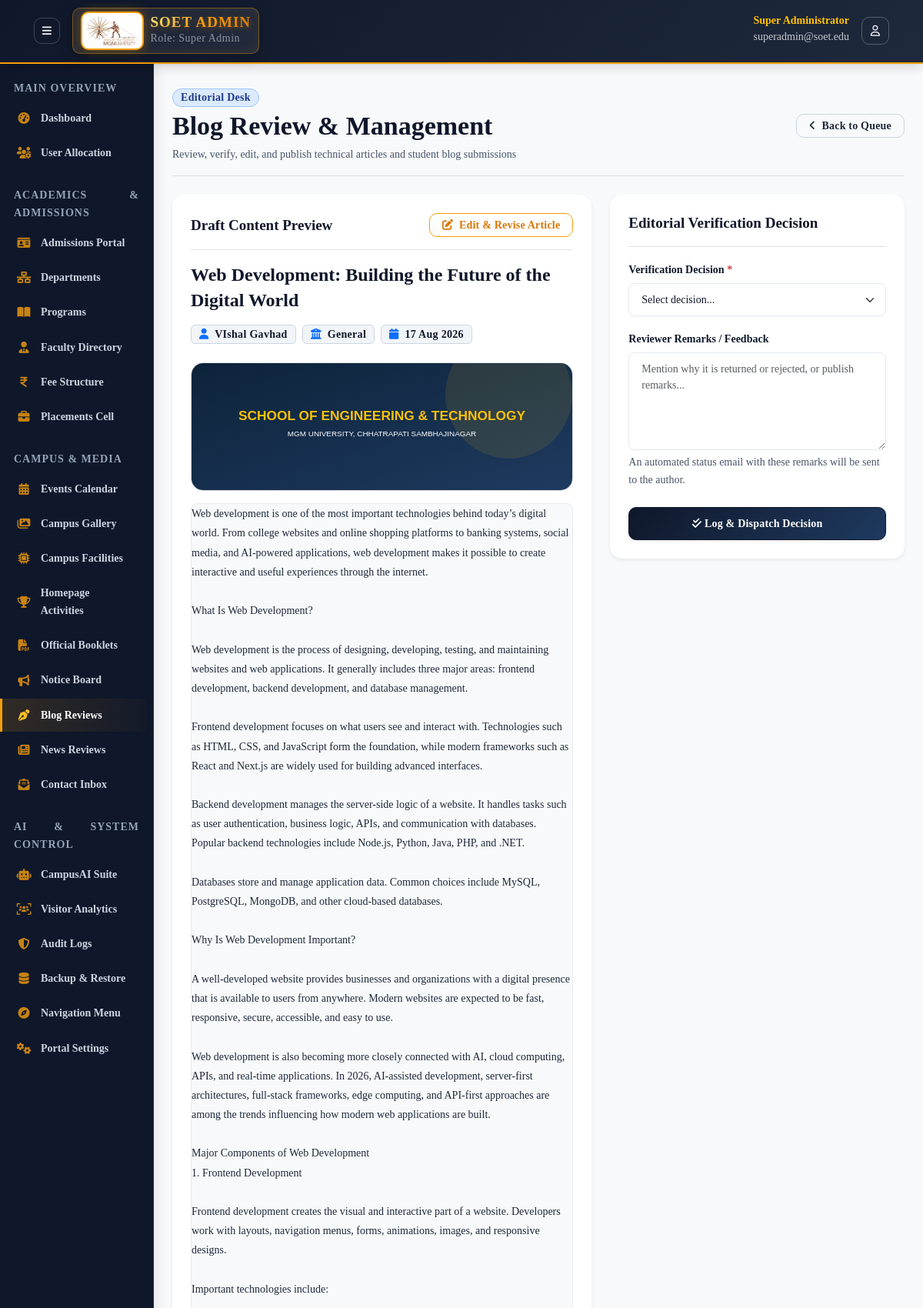
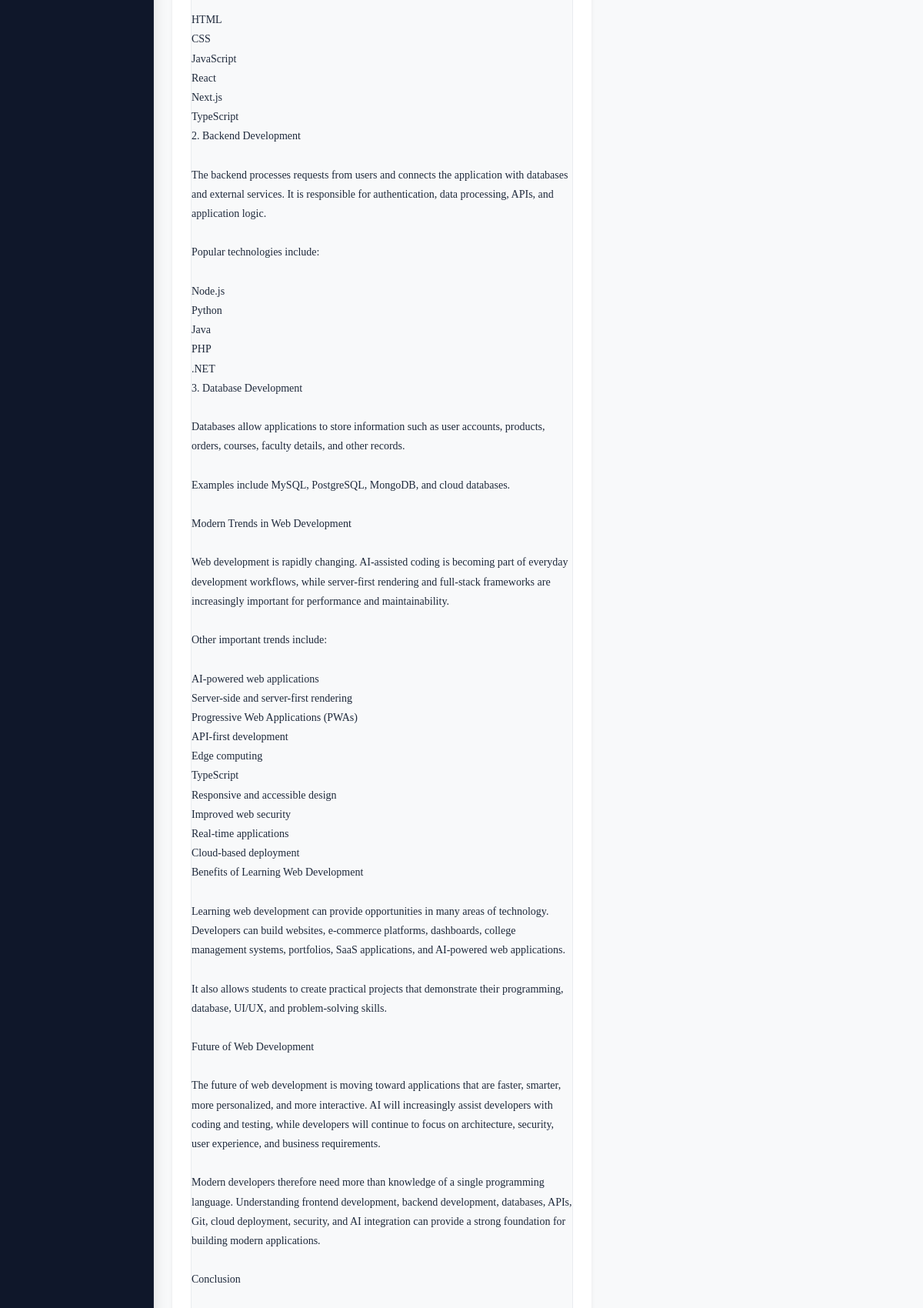
The app's page /admin/modules/blogs.php?action=review&id=3 (signed in, upper part) with its own data (2 pictures, top to bottom).
### tables this page shows
CREATE TABLE `blogs` (
  `id` int(11) NOT NULL AUTO_INCREMENT,
  `title` varchar(200) NOT NULL,
  `slug` varchar(200) NOT NULL,
  `content` text NOT NULL,
  `author_id` int(11) NOT NULL,
  `author_name` varchar(255) DEFAULT NULL,
  `author_email` varchar(255) DEFAULT NULL,
  `department_id` int(11) DEFAULT NULL,
  `image_path` varchar(255) DEFAULT NULL,
  `status` enum('draft','submitted','under_review','published','returned','rejected') DEFAULT 'draft',
  `reviewer_id` int(11) DEFAULT NULL,
  `review_remarks` text DEFAULT NULL,
  `published_at` datetime DEFAULT NULL,
  `created_at` timestamp NOT NULL DEFAULT current_timestamp(),
  `updated_at` timestamp NOT NULL DEFAULT current_timestamp() ON UPDATE current_timestamp(),
  PRIMARY KEY (`id`),
  UNIQUE KEY `slug` (`slug`),
  KEY `author_id` (`author_id`),
  KEY `department_id` (`department_id`),
  KEY `reviewer_id` (`reviewer_id`),
  KEY `idx_status_published` (`status`,`published_at`),
  CONSTRAINT `blogs_ibfk_1` FOREIGN KEY (`author_id`) REFERENCES `users` (`id`) ON DELETE CASCADE,
  CONSTRAINT `blogs_ibfk_2` FOREIGN KEY (`department_id`) REFERENCES `departments` (`id`) ON DELETE SET NULL,
  CONSTRAINT `blogs_ibfk_3` FOREIGN KEY (`reviewer_id`) REFERENCES `users` (`id`) ON DELETE SET NULL
);

### admin/modules/blogs.php (the view, shortened to what the rows shown need)
<?php
include_once __DIR__ . '/../includes/header.php';
$db = Database::getInstance();
$action = isset($_GET['action']) ? $_GET['action'] : 'list';
$blog = null;
if (in_array($action, ['review', 'edit']) && isset($_GET['id'])) {
    $blog = $db->fetchOne(
        "SELECT b.*, u.full_name as user_author_name, d.name as department_name
         FROM blogs b JOIN users u ON b.author_id = u.id
         LEFT JOIN departments d ON b.department_id = d.id
         WHERE b.id = ?",
        [(int)$_GET['id']]
    );
}
$query = "SELECT b.*, u.full_name as user_full_name, d.name as department_name, r.full_name as reviewer_name
          FROM blogs b
          JOIN users u ON b.author_id = u.id
          LEFT JOIN departments d ON b.department_id = d.id
          LEFT JOIN users r ON b.reviewer_id = r.id";
$params = [];
$query .= " ORDER BY b.created_at DESC";
$blogs = $db->fetchAll($query, $params);
?>
<div class="d-flex justify-content-between align-items-center pt-2 pb-3 mb-4 border-bottom flex-wrap gap-2">
    <div>
        <h2 class="font-display fw-extrabold text-dark mb-1">Blog Review &amp; Management</h2>
    </div>
</div>
<?php if ($action === 'list'): ?>
    <div class="card border-0 shadow-sm rounded-4 bg-white overflow-hidden mb-4">
        <div class="card-header bg-white py-3 px-4 d-flex justify-content-between align-items-center flex-wrap gap-3 border-bottom">
            <div class="d-flex align-items-center gap-2">
                <div class="stat-icon-sm bg-primary-subtle text-primary rounded-3 d-inline-flex align-items-center justify-content-center" style="width: 32px; height: 32px;">
                    <i class="fa-solid fa-pen-nib"></i>
                </div>
                <h5 class="fw-bold mb-0 text-dark">Blog Submissions Queue</h5>
            </div>
            <div class="input-group input-group-sm" style="max-width: 280px;">
                <span class="input-group-text bg-light border-end-0 rounded-start-pill text-muted ps-3"><i class="fa-solid fa-magnifying-glass"></i></span>
                <input type="text" id="blogFilterInput" class="form-control bg-light border-start-0 rounded-end-pill pe-3" placeholder="Search blog title, author...">
            </div>
        </div>
        <div class="card-body p-0">
            <div class="table-responsive">
                <table class="table table-hover align-middle mb-0" id="blogsTable">
                    <thead class="table-light">
                        <tr>
                            <th class="ps-4">Blog Article</th>
                            <th>Author</th>
                            <th>Department</th>
                            <th>Submitted</th>
                            <th>Reviewer</th>
                            <th class="text-center">Status</th>
                            <th class="text-end pe-4">Actions</th>
                        </tr>
                    </thead>
                    <tbody>
                        <?php if (empty($blogs)): ?>
                            <tr>
                                <td colspan="7" class="text-center text-muted py-5">
                                    <i class="fa-regular fa-newspaper display-6 text-secondary opacity-40 mb-3 d-block"></i>
                                    No blog articles logged in the review queue.
                                </td>
                            </tr>
                        <?php else: ?>
                            <?php foreach ($blogs as $b):
                                $authorDisplayName = $b['author_name'] ?: $b['user_full_name'];
                            ?>
                                <tr>
                                    <td class="ps-4">
                                        <div class="fw-bold text-dark text-truncate" style="max-width: 260px;"><?php echo htmlspecialchars($b['title']); ?></div>
                                        <?php if (!empty($b['image_path'])): ?>
                                            <span class="badge bg-light text-muted border" style="font-size: 14px;"><i class="fa-solid fa-image me-1"></i> Has Cover</span>
                                        <?php endif; ?>
                                    </td>
                                    <td>
                                        <div class="text-dark fw-medium small"><?php echo htmlspecialchars($authorDisplayName); ?></div>
                                        <?php if (!empty($b['author_email'])): ?>
                                            <div class="text-muted font-monospace" style="font-size: 14px;"><?php echo htmlspecialchars($b['author_email']); ?></div>
                                        <?php endif; ?>
                                    </td>
                                    <td><span class="badge bg-light text-secondary border rounded-pill px-2.5 py-1 font-semibold"><?php echo htmlspecialchars($b['department_name'] ?: 'General'); ?></span></td>
                                    <td class="text-muted small"><?php echo formatDate($b['created_at']); ?></td>
                                    <td><small class="text-muted"><?php echo htmlspecialchars($b['reviewer_name'] ?: '—'); ?></small></td>
                                    <td class="text-center"><?php echo statusBadge($b['status']); ?></td>
                                    <td class="text-end pe-4">
                                        <div class="btn-group btn-group-sm">
                                            <?php if (Auth::hasPermission('approve_blogs')): ?>
                                                <a href="blogs.php?action=review&id=<?php echo $b['id']; ?>" class="btn btn-primary rounded-start-pill px-2.5" title="Review Submission">
                                                    <i class="fa-solid fa-file-signature me-1"></i> Review
                                                </a>
                                            <?php endif; ?>
                                            <?php if (Auth::hasPermission('approve_blogs') || $b['author_id'] == Session::get('user_id')): ?>
                                                <a href="blogs.php?action=edit&id=<?php echo $b['id']; ?>" class="btn btn-outline-warning <?php echo !Auth::hasPermission('approve_blogs') ? 'rounded-start-pill' : ''; ?> px-2.5" title="Edit Article Content">
                                                    <i class="fa-solid fa-pen-to-square"></i>
                                                </a>
                                            <?php endif; ?>
                                            <?php if (Auth::hasPermission('approve_blogs') || Auth::hasRole('Super Admin')): ?>
                                                <a href="blogs.php?action=delete&id=<?php echo $b['id']; ?>" class="btn btn-outline-danger rounded-end-pill px-2.5" title="Delete Blog" onclick="return confirm('Are you sure you want to delete this blog article?');">
                                                    <i class="fa-solid fa-trash"></i>
                                                </a>
                                            <?php endif; ?>
                                        </div>
                                    </td>
                                </tr>
                            <?php endforeach; ?>
                        <?php endif; ?>
                    </tbody>
                </table>
            </div>
        </div>
    </div>
    <script>
    document.addEventListener('DOMContentLoaded', function() {
        const filterInput = document.getElementById('blogFilterInput');
        const table = document.getElementById('blogsTable');
        if (filterInput && table) {
            filterInput.addEventListener('input', function() {
                const q = this.value.toLowerCase().trim();
                table.querySelectorAll('tbody tr').forEach(row => {
                    const text = row.innerText.toLowerCase();
                    row.style.display = (!q || text.includes(q)) ? '' : 'none';
                });
            });
        }
    });
    </script>
<?php elseif ($action === 'review' && $blog): ?>
    <div class="row g-4">
        <div class="col-lg-7">
            <div class="card border-0 shadow-sm rounded-4 p-4 mb-4 bg-white">
                <div class="d-flex justify-content-between align-items-center border-bottom pb-3 mb-3">
                    <h5 class="fw-bold text-dark mb-0">Draft Content Preview</h5>
                    <a href="blogs.php?action=edit&id=<?php echo $blog['id']; ?>" class="btn btn-sm btn-outline-warning rounded-pill px-3 font-semibold">
                        <i class="fa-solid fa-pen-to-square me-1"></i> Edit &amp; Revise Article
                    </a>
                </div>
                <h4 class="font-display fw-bold mb-3 text-dark"><?php echo htmlspecialchars($blog['title']); ?></h4>
                <div class="d-flex flex-wrap gap-2 small text-muted mb-4">
                    <span class="badge bg-light text-dark border"><i class="fa-solid fa-user me-1 text-primary"></i> <?php echo htmlspecialchars($blog['author_name'] ?: $blog['user_author_name']); ?></span>
                    <span class="badge bg-light text-dark border"><i class="fa-solid fa-building-columns me-1 text-primary"></i> <?php echo htmlspecialchars($blog['department_name'] ?: 'General'); ?></span>
                    <span class="badge bg-light text-dark border"><i class="fa-solid fa-calendar me-1 text-primary"></i> <?php echo formatDate($blog['created_at']); ?></span>
                </div>
                <?php if ($blog['image_path']): ?>
                    <img src="<?php echo uploadUrl('blogs', $blog['image_path']); ?>" alt="Cover" class="img-fluid rounded-4 mb-3 shadow-xs border" style="max-height: 280px; width: 100%; object-fit: cover;">
                <?php endif; ?>
                <div class="bg-light p-3.5 rounded-3 small text-secondary border border-light-subtle" style="line-height: 1.8; min-height: 200px;">
                    <?php echo nl2br(htmlspecialchars($blog['content'])); ?>
                </div>
            </div>
        </div>
        <div class="col-lg-5">
            <div class="card border-0 shadow-sm rounded-4 p-4 mb-4 bg-white">
                <h5 class="fw-bold text-dark mb-3 border-bottom pb-3">Editorial Verification Decision</h5>
                <form method="POST" action="blogs.php">
                    <div class="mb-3">
                        <label class="form-label font-semibold text-dark">Verification Decision <span class="text-danger">*</span></label>
                        <select name="decision" class="form-select rounded-3" required>
                            <option value="">Select decision...</option>
                        </select>
                    </div>
                    <div class="mb-4">
                        <label class="form-label font-semibold text-dark">Reviewer Remarks / Feedback</label>
                        <textarea name="reviewer_remarks" class="form-control rounded-3" rows="5" placeholder="Mention why it is returned or rejected, or publish remarks..."><?php echo htmlspecialchars($blog['review_remarks'] ?? ''); ?></textarea>
                        <div class="form-text text-muted small mt-1">An automated status email with these remarks will be sent to the author.</div>
                    </div>
                    <button type="submit" name="submit_review_decision" class="btn btn-primary rounded-pill w-100 py-2.5 fw-bold shadow-sm hover-lift">
                        <i class="fa-solid fa-check-double me-1.5"></i> Log &amp; Dispatch Decision
                    </button>
                </form>
            </div>
        </div>
    </div>
<?php endif; ?>
<?php include_once __DIR__ . '/../includes/footer.php'; ?>

### records on screen
blogs: title "Web Development: Building the Future of the Digital World", author_name "VIshal Gavhad", created_at "17 Aug 2026", content "Web development is one of the most important technologies behind today’s digital world. From college websites and online shopping platforms to banking systems, social media, and AI-powered applications, web development makes it possible to create interactive and useful experiences through the internet. What Is Web Development? Web development is the process of designing, developing, testing, and maintaining websites and web applications. It generally includes three major areas: frontend development, backend development, and database management. Frontend development focuses on what users see and interact with. Technologies such as HTML, CSS, and JavaScript form the foundation, while modern…"

### other values on screen
$user['role_name'] "Super Admin"
$user['full_name'] "Super Administrator"
$user['email'] "superadmin@soet.edu"
$blog['department_name'] ?: 'General' "General"
